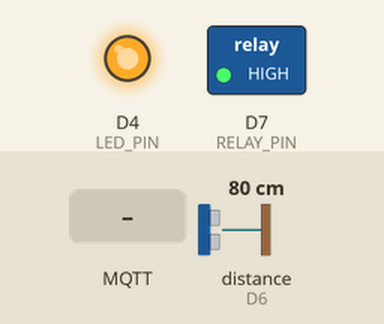
A sketch run on a simulated ESP8266 (NodeMCU). Shown: switched loads named in the sketch (green lamp = pin HIGH), output pins drawn as LEDs (lit = HIGH). Wiring (inferred from the names in the program): ultrasonic range finder: trigger D5; echo D6. Inputs (shaded band) come from the test bench; at power-on: distance to the obstacle (sensor on D6) 80 cm. The echo pulse lasts 58.3 µs per cm; WiFi joins after 1.5 s; servers stay silent unless stated; no MQTT or app messages arrive unless stated; pins used as bus, display or sensor lines are not drawn; what the sketch prints to the serial monitor is not drawn.

Above: at 2.8 s.
2.9 s: MQTT message "1" arrives on the first subscribed topic
At 3.7 s:
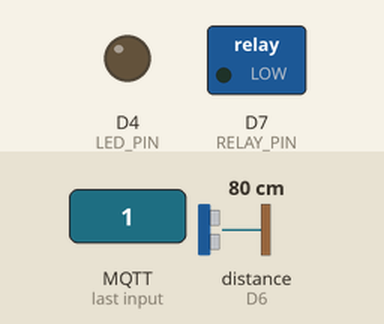
At 8.0 s:
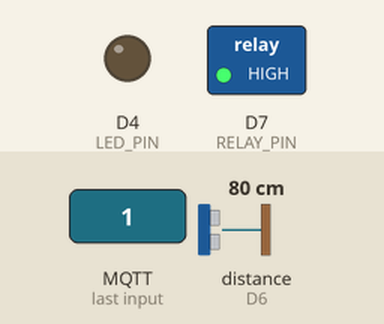
Timing chart, 0 to 9.6 s (numbered marks = the images above; inputs shaded):
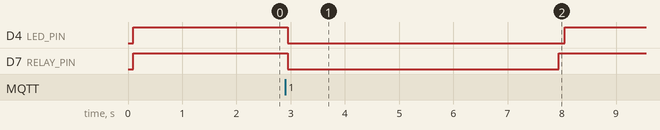

Measured:
- after the input at 2.9 s, D7 (RELAY_PIN): HIGH → LOW at once, → HIGH 5.0 s later

The sketch:

ultrasonic_relay.ino
```cpp
#include <ESP8266WiFi.h>
#include <PubSubClient.h>

const char* ssid = "DESKTOP-PI4QIBE 7718";///bch nbadlouh
const char* password = "V559g1{4"; ///bch nbadlouh
const char* mqtt_broker_host = "192.168.137.1";///bch nbadlouh
const int mqtt_broker_port = 1883;
const char* mqtt_client_id_nodemcu = "nodemcu_door_sensor";

const char* mqtt_topic_door_face_detected = "door/face";
const char* mqtt_topic_door_open_command = "door/open";

#define ULTRASONIC_TRIG_PIN D5
#define ULTRASONIC_ECHO_PIN D6
#define RELAY_PIN           D7
#define LED_PIN             LED_BUILTIN

const int LED_ON_STATE = LOW;
const int LED_OFF_STATE = HIGH;

const int DETECTION_DISTANCE_CM = 80;
const unsigned long ULTRASONIC_COOLDOWN_MS = 7000;
unsigned long lastUltrasonicTriggerTime = 0;

const int RELAY_ON_STATE = LOW;
const int RELAY_OFF_STATE = HIGH;
const unsigned long LOCK_OPEN_DURATION_MS = 5000;

WiFiClient espWiFiClient;
PubSubClient mqttClient(espWiFiClient);

void setup_wifi() {
  delay(10);
  Serial.println();
  Serial.print("Connecting to ");
  Serial.println(ssid);
  WiFi.begin(ssid, password);
  int wifi_retries = 0;
  while (WiFi.status() != WL_CONNECTED) {
    delay(500);
    Serial.print(".");
    wifi_retries++;
    if (wifi_retries > 20) {
      Serial.println("\nFailed to connect to WiFi. Rebooting...");
      ESP.restart();
    }
  }
  Serial.println("");
  Serial.println("WiFi connected");
  Serial.print("IP address: ");
  Serial.println(WiFi.localIP());
}

long measure_distance_cm() {
  digitalWrite(ULTRASONIC_TRIG_PIN, LOW);
  delayMicroseconds(2);
  digitalWrite(ULTRASONIC_TRIG_PIN, HIGH);
  delayMicroseconds(10);
  digitalWrite(ULTRASONIC_TRIG_PIN, LOW);

  long duration = pulseIn(ULTRASONIC_ECHO_PIN, HIGH, 25000);
  if (duration == 0) {
      return 9999;
  }

  long distance = duration * 0.0343 / 2;
  return distance;
}

void mqtt_callback(char* topic, byte* payload, unsigned int length) {
  Serial.print("Message arrived [");
  Serial.print(topic);
  Serial.print("] ");
  String message;
  for (unsigned int i = 0; i < length; i++) {
    message += (char)payload[i];
  }
  Serial.println(message);

  if (String(topic) == mqtt_topic_door_open_command) {
    if (message == "1") {
      Serial.println("Received door open command. Activating relay...");
      digitalWrite(LED_PIN, LED_ON_STATE);

      digitalWrite(RELAY_PIN, RELAY_ON_STATE);
      Serial.println("Lock Opened (Relay Activated)");

      delay(LOCK_OPEN_DURATION_MS);

      digitalWrite(RELAY_PIN, RELAY_OFF_STATE);
      Serial.println("Lock Closed (Relay Deactivated)");

      digitalWrite(LED_PIN, LED_OFF_STATE);
    }
  }
}

void reconnect_mqtt() {
  while (!mqttClient.connected()) {
    Serial.print("Attempting MQTT connection...");
    if (mqttClient.connect(mqtt_client_id_nodemcu)) {
      Serial.println("connected");
      mqttClient.subscribe(mqtt_topic_door_open_command);
      Serial.print("Subscribed to: ");
      Serial.println(mqtt_topic_door_open_command);
    } else {
      Serial.print("failed, rc=");
      Serial.print(mqttClient.state());
      Serial.println(" try again in 5 seconds");
      delay(5000);
    }
  }
}

void setup() {
  Serial.begin(115200);
  delay(100);

  pinMode(LED_PIN, OUTPUT);
  digitalWrite(LED_PIN, LED_OFF_STATE);

  pinMode(ULTRASONIC_TRIG_PIN, OUTPUT);
  pinMode(ULTRASONIC_ECHO_PIN, INPUT);

  pinMode(RELAY_PIN, OUTPUT);
  digitalWrite(RELAY_PIN, RELAY_OFF_STATE);
  Serial.println("Relay initialized and set to OFF.");

  setup_wifi();
  mqttClient.setServer(mqtt_broker_host, mqtt_broker_port);
  mqttClient.setCallback(mqtt_callback);
}

void loop() {
  if (WiFi.status() != WL_CONNECTED) {
    Serial.println("WiFi Disconnected. Attempting to reconnect...");
    Serial.println("WiFi connection lost. Attempting to re-establish...");
    WiFi.begin(ssid, password);
    unsigned long wifiAttemptTime = millis();
    while(WiFi.status() != WL_CONNECTED && millis() - wifiAttemptTime < 10000) {
        delay(500);
        Serial.print("*");
    }
    if(WiFi.status() != WL_CONNECTED) {
        Serial.println("WiFi reconnection failed. Will rely on MQTT reconnect or eventual reboot.");
    } else {
        Serial.println("WiFi reconnected.");
    }
  }

  if (!mqttClient.connected()) {
    reconnect_mqtt();
  }
  mqttClient.loop();

  long distance = measure_distance_cm();

  if (distance >= 0 && distance < 9999 && distance < DETECTION_DISTANCE_CM) {
    if (millis() - lastUltrasonicTriggerTime > ULTRASONIC_COOLDOWN_MS) {
      Serial.print("Close presence detected at ");
      Serial.print(distance);
      Serial.println(" cm. Publishing to MQTT...");
      digitalWrite(LED_PIN, LED_ON_STATE);

      bool published = mqttClient.publish(mqtt_topic_door_face_detected, "1");
      if(published) {
        Serial.print("Published to: "); Serial.println(mqtt_topic_door_face_detected);
      } else {
        Serial.println("Publish FAILED!");
      }

      lastUltrasonicTriggerTime = millis();
      delay(100);
      digitalWrite(LED_PIN, LED_OFF_STATE);
    }
  }
  delay(250);
}
```
